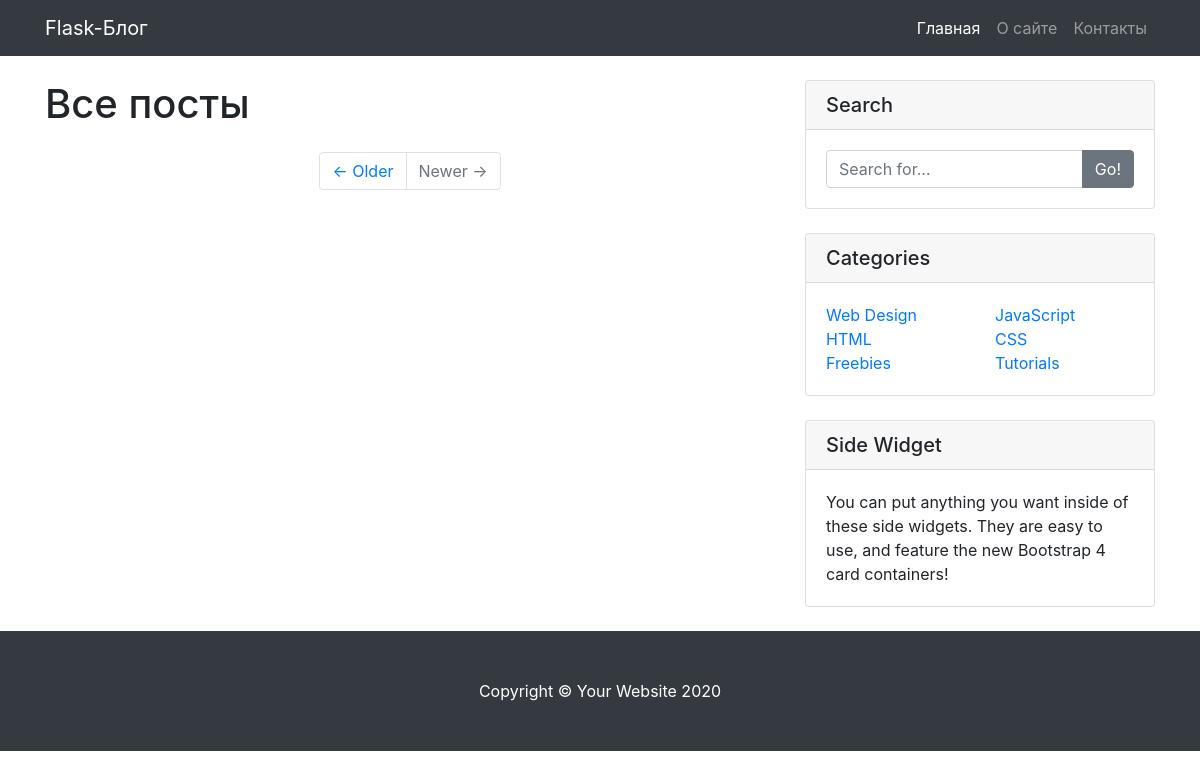
Before: / with the older database file.
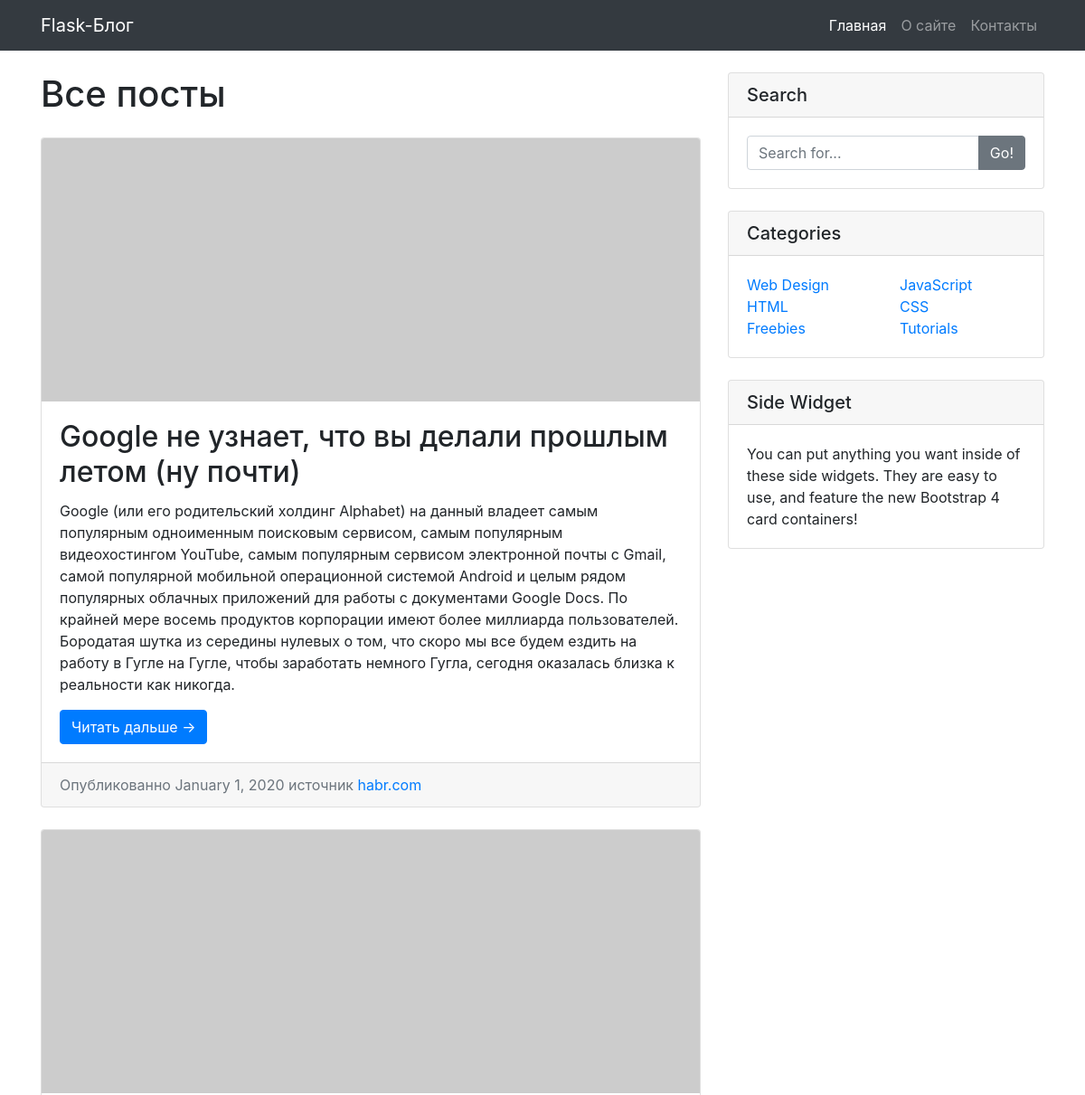
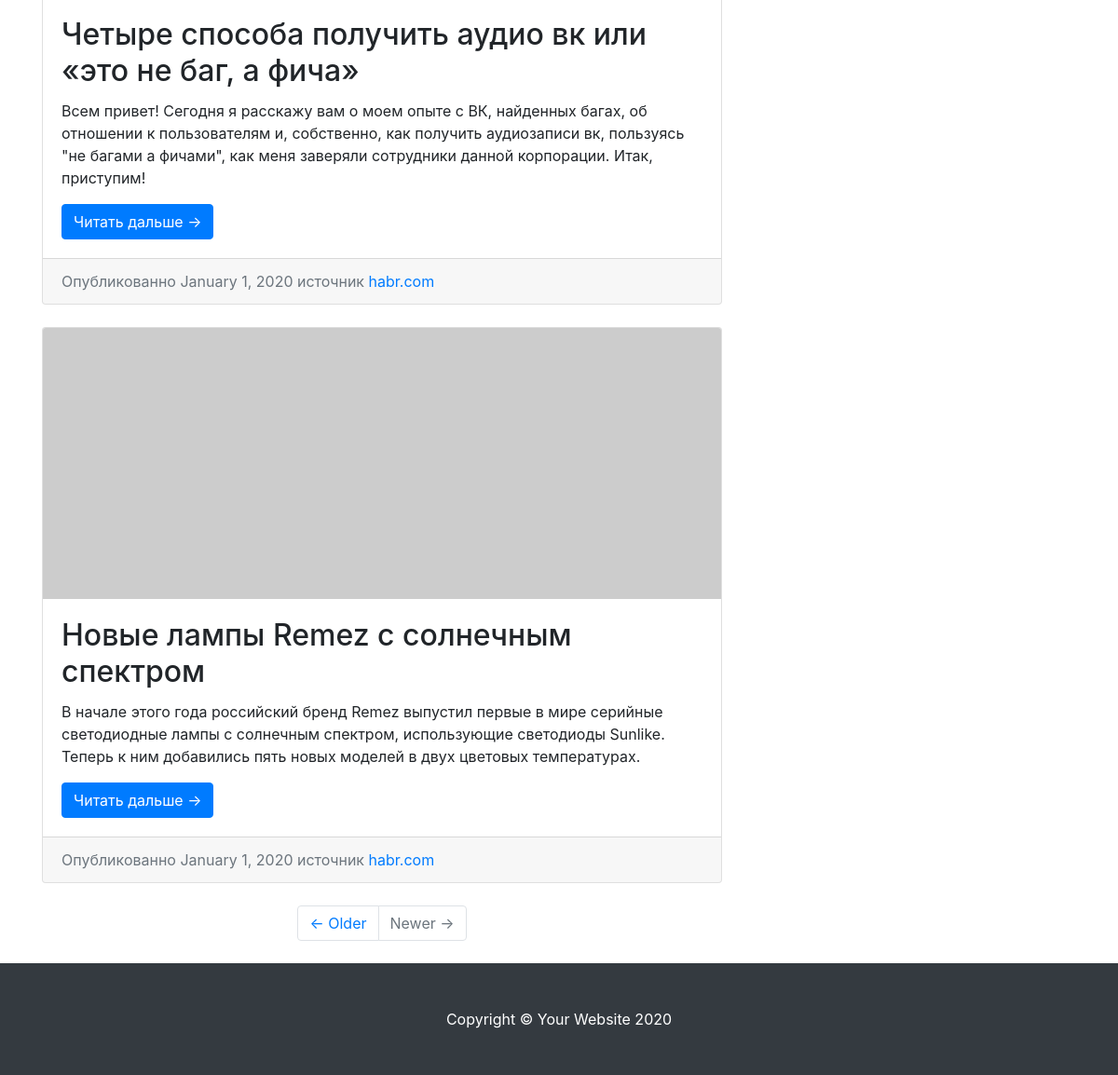
After: the same page with the newer database file (2 pictures, top to bottom).
### tables this page shows
CREATE TABLE post (
    post_id integer PRIMARY KEY AUTOINCREMENT,
    title text NOT NULL,
    short_description text
);

### main.py (the view)
@app.route('/')
def index():
    blog_db_connection = BlogDatabaseConnection(app, g)
    return render_template('index.html', posts = blog_db_connection.get_posts())

### BlogDatabaseConnection.py (called while the page is built)
    def __connect_db(self, app):
        db_connection = sqlite3.connect(app.config['DATABASE_PATH'])
        db_connection.row_factory = sqlite3.Row
        return db_connection

    def get_posts(self):
        sql = '''SELECT post_id, title, short_description FROM post'''
        try:
            self.__cursor.execute(sql)
            res = self.__cursor.fetchall()
            if res: return res
        except:
            print('Ощибка чтения БД')
        return []

### templates/index.html
{% include 'header.html' %}
<body>
{% include 'navigation.html' %}
{% block content %}
{% include 'index-content.html' %}
{% endblock %}
{% include 'footer.html' %}
</body>
</html>

### templates/header.html (shortened to what this page needs)
<!DOCTYPE html>
<html lang="ru">
<head>
    <link rel="stylesheet" href="https://stackpath.bootstrapcdn.com/bootstrap/4.5.2/css/bootstrap.min.css">
    <link href="/static/css/blog-post.css" rel="stylesheet">
</head>

### templates/navigation.html (shortened to what this page needs)
  <nav class="navbar navbar-expand-lg navbar-dark bg-dark fixed-top">
    <div class="container">
      <a class="navbar-brand" href="/">Flask-Блог</a>
      <div class="collapse navbar-collapse" id="navbarResponsive">
        <ul class="navbar-nav ml-auto">
          <li class="nav-item active">
            <a class="nav-link" href="#">Главная
            </a>
          </li>
          <li class="nav-item">
            <a class="nav-link" href="#">О сайте</a>
          </li>
          <li class="nav-item">
            <a class="nav-link" href="#">Контакты</a>
          </li>
        </ul>
      </div>
    </div>
  </nav>

### templates/index-content.html
  <div class="container">
    <div class="row">
      <div class="col-md-8">
        <h1 class="my-4">Все посты</h1>
        {% for post in posts -%}
        <div class="card mb-4">
          <img class="card-img-top" src="http://placehold.it/750x300" alt="Card image cap">
          <div class="card-body">
            <h2 class="card-title">{{post['title']}}</h2>
            <p class="card-text">{{post['short_description']}}</p>
            <a href="/post/{{post['post_id']}}" class="btn btn-primary">Читать дальше &rarr;</a>
          </div>
          <div class="card-footer text-muted">
            Опубликованно January 1, 2020 источник
            <a href="habr.com">habr.com</a>
          </div>
        </div>
        {%- endfor %}
        <ul class="pagination justify-content-center mb-4">
          <li class="page-item">
            <a class="page-link" href="#">&larr; Older</a>
          </li>
          <li class="page-item disabled">
            <a class="page-link" href="#">Newer &rarr;</a>
          </li>
        </ul>
      </div>
      <div class="col-md-4">
        <div class="card my-4">
          <h5 class="card-header">Search</h5>
          <div class="card-body">
            <div class="input-group">
              <input type="text" class="form-control" placeholder="Search for...">
              <span class="input-group-append">
                <button class="btn btn-secondary" type="button">Go!</button>
              </span>
            </div>
          </div>
        </div>
        <div class="card my-4">
          <h5 class="card-header">Categories</h5>
          <div class="card-body">
            <div class="row">
              <div class="col-lg-6">
                <ul class="list-unstyled mb-0">
                  <li>
                    <a href="#">Web Design</a>
                  </li>
                  <li>
                    <a href="#">HTML</a>
                  </li>
                  <li>
                    <a href="#">Freebies</a>
                  </li>
                </ul>
              </div>
              <div class="col-lg-6">
                <ul class="list-unstyled mb-0">
                  <li>
                    <a href="#">JavaScript</a>
                  </li>
                  <li>
                    <a href="#">CSS</a>
                  </li>
                  <li>
                    <a href="#">Tutorials</a>
                  </li>
                </ul>
              </div>
            </div>
          </div>
        </div>
        <div class="card my-4">
          <h5 class="card-header">Side Widget</h5>
          <div class="card-body">
            You can put anything you want inside of these side widgets. They are easy to use, and feature the new Bootstrap 4 card containers!
          </div>
        </div>
      </div>
    </div>
  </div>

### templates/footer.html (shortened to what this page needs)
  <footer class="py-5 bg-dark">
    <div class="container">
      <p class="m-0 text-center text-white">Copyright &copy; Your Website 2020</p>
    </div>
  </footer>

### static/css/blog-post.css (style rules this page uses)
body { padding-top: 56px; }

Changed rows visible on the page:
added post: title "Google не узнает, что вы делали прошлым летом (ну почти)", short_description "Google (или его родительский холдинг Alphabet) на данный владеет самым популярным одноименным поисковым сервисом, самым популярным видеохостингом YouTube, самым популярным сервисом электронной почты с Gmail, самой популярной мобильной операционной системой Android и целым рядом популярных облачных приложений для работы с документами Google Docs. По крайней мере восемь продуктов корпорации имеют более миллиарда пользователей. Бородатая шутка из середины нулевых о том, что скоро мы все будем ездить на работу в Гугле на Гугле, чтобы заработать немного Гугла, сегодня оказалась близка к реальности как никогда."
added post: title "Четыре способа получить аудио вк или «это не баг, а фича»", short_description "Всем привет! Сегодня я расскажу вам о моем опыте с ВК, найденных багах, об отношении к пользователям и, собственно, как получить аудиозаписи вк, пользуясь \"не багами а фичами\", как меня заверяли сотрудники данной корпорации. Итак, приступим!"
added post: title "Новые лампы Remez с солнечным спектром", short_description "В начале этого года российский бренд Remez выпустил первые в мире серийные светодиодные лампы с солнечным спектром, использующие светодиоды Sunlike. Теперь к ним добавились пять новых моделей в двух цветовых температурах."
